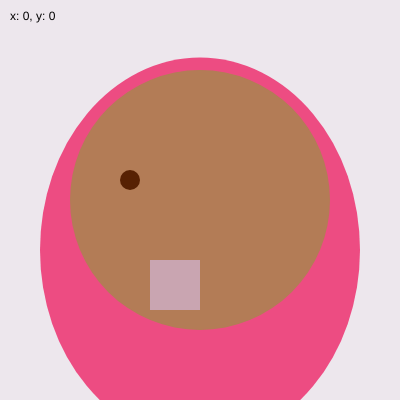
Frame 1 (no input)
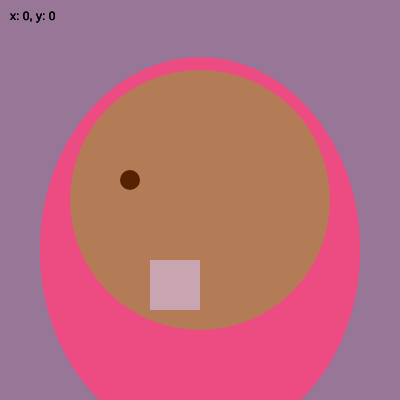
Frame 60 (no input)
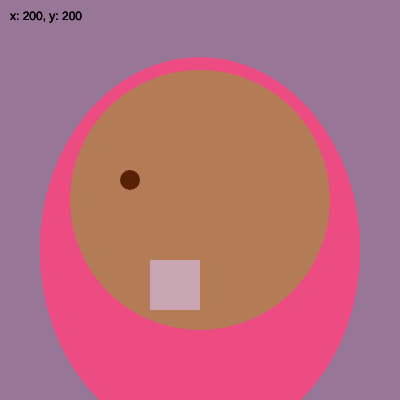
Frame 120 (the mouse pressed at the canvas centre since frame 60)

The p5.js sketch that drew these frames (run headless with seeded random() and noise() and a simulated clock; from frame 60 on, the mouse is pressed at the canvas centre):

// p5.js sketch
// ── sketch.js
function setup() {
createCanvas(400,400);
}

function draw() {
background(155,117,154,45)
fill(0);
noStroke();
textSize(12);
text("x: " + round(mouseX) + ", y: " + round(mouseY), 10, 20);
//headhair
fill(237, 76, 130)
ellipse(200,250,320,385)

fill(179, 124, 86);
circle(200,200,260);
fill(87, 33, 3)
stroke(87, 33, 3)
strokeWeight(20)
point(130,180)
noStroke()
fill(201, 165, 177)
rect(150,260,50,50)
}
